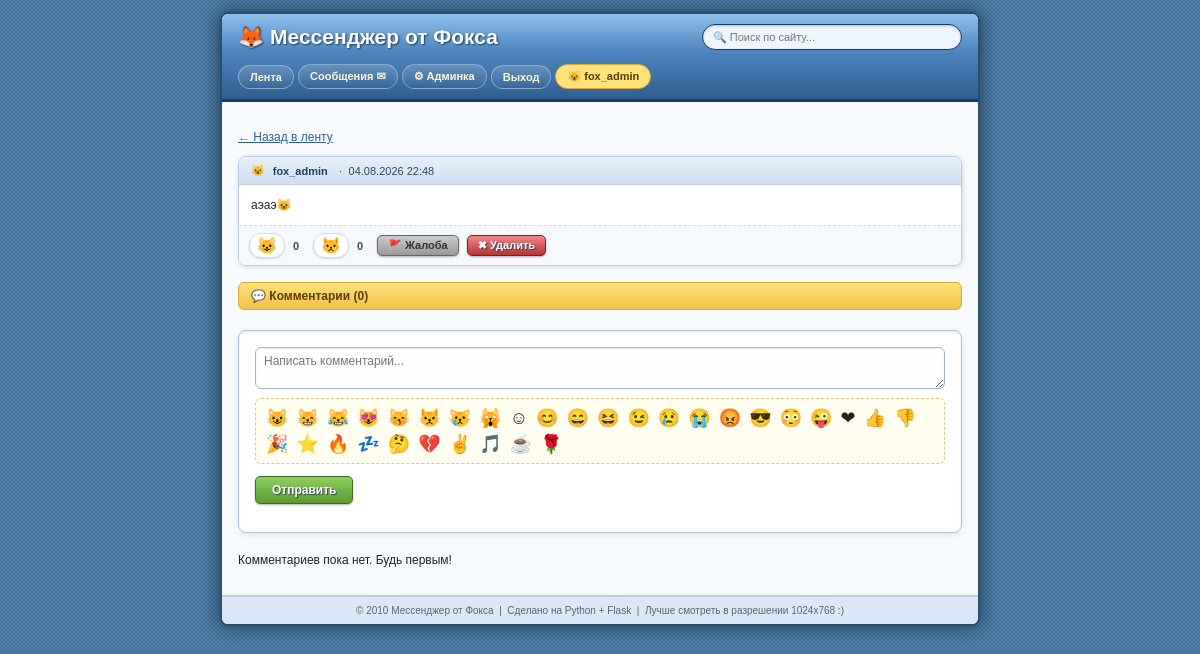
The app's page /post/1 (signed in) with its own data.
### app.py (models this page shows, shortened)
class User(db.Model, UserMixin):
    id = db.Column(db.Integer, primary_key=True)
    username = db.Column(db.String(64), unique=True, nullable=False)
    password_hash = db.Column(db.String(256), nullable=False)
    is_admin = db.Column(db.Boolean, default=False)
    created_at = db.Column(db.DateTime, default=datetime.utcnow)
    avatar_emoji = db.Column(db.String(8), default='😺')

class Post(db.Model):
    id = db.Column(db.Integer, primary_key=True)
    user_id = db.Column(db.Integer, db.ForeignKey('user.id'), nullable=False)
    text = db.Column(db.Text, nullable=False)
    timestamp = db.Column(db.DateTime, default=datetime.utcnow)
    author = db.relationship('User', backref='posts')

### app.py (the view)
@app.route('/post/<int:post_id>')
@login_required
def post_detail(post_id):
    post = Post.query.get_or_404(post_id)
    return render_template('post.html', post=post)

### app.py (called while the page is built)
@login_manager.user_loader
def load_user(user_id):
    return User.query.get(int(user_id))

def reaction_counts(post):
    likes = sum(1 for r in post.reactions if r.value == 1)
    dislikes = sum(1 for r in post.reactions if r.value == -1)
    return likes, dislikes

def user_reaction(post, user):
    if not user.is_authenticated:
        return None
    r = Reaction.query.filter_by(post_id=post.id, user_id=user.id).first()
    return r.value if r else None

@app.context_processor
def inject_globals():
    return dict(EMOJIS=EMOJIS)

### templates/post.html (shortened to what this page needs)
{% extends "base.html" %}
{% block content %}
<p><a href="{{ url_for('feed') }}">← Назад в ленту</a></p>
{% set likes, dislikes = reaction_counts(post) %}
{% set my_reaction = user_reaction(post, current_user) %}
<div class="post">
  <div class="post-header">
    {{ post.author.avatar_emoji }} <b>{{ post.author.username }}</b>
    &nbsp;·&nbsp; {{ post.timestamp.strftime('%d.%m.%Y %H:%M') }}
  </div>
  <div class="post-body">{{ post.text }}</div>
  <div class="post-footer">
    <a href="{{ url_for('react', post_id=post.id, value=1) }}" class="reaction-btn {% if my_reaction==1 %}active{% endif %}">😺</a>
    <span class="reaction-count">{{ likes }}</span>
    <a href="{{ url_for('react', post_id=post.id, value=-1) }}" class="reaction-btn {% if my_reaction==-1 %}active{% endif %}">😾</a>
    <span class="reaction-count">{{ dislikes }}</span>
    <form method="POST" action="{{ url_for('report_post', post_id=post.id) }}" style="display:inline;" onsubmit="return promptReport(this)">
      <button type="submit" class="btn btn-gray btn-small">🚩 Жалоба</button>
    </form>
    {% if current_user.is_admin or current_user.id == post.user_id %}
    <form method="POST" action="{{ url_for('delete_post', post_id=post.id) }}" style="display:inline;" onsubmit="return confirm('Удалить пост?');">
      <button type="submit" class="btn btn-red btn-small">✖ Удалить</button>
    </form>
    {% endif %}
  </div>
</div>
<div class="section-title">💬 Комментарии ({{ post.comments|length }})</div>
<form method="POST" action="{{ url_for('add_comment', post_id=post.id) }}" class="old-box" style="max-width:100%;">
  <textarea name="text" rows="2" placeholder="Написать комментарий..." required></textarea>
  <div class="emoji-picker">
    {% for e in EMOJIS %}<span onclick="addEmoji('{{ e }}')">{{ e }}</span>{% endfor %}
  </div>
  <p><input type="submit" value="Отправить"></p>
</form>
{% for c in post.comments %}
  <div class="comment">
    <b>{{ c.author.avatar_emoji }} {{ c.author.username }}</b>
    <span class="meta">{{ c.timestamp.strftime('%d.%m.%Y %H:%M') }}</span><br>
    {{ c.text }}
  </div>
{% else %}
  <p>Комментариев пока нет. Будь первым!</p>
{% endfor %}
{% endblock %}

### templates/base.html (shortened to what this page needs)
<!DOCTYPE html>
<html lang="ru">
<head>
<link rel="stylesheet" href="{{ url_for('static', filename='style.css') }}">
</head>
<body>
<div id="wrapper">
  <div id="header">
    <div class="topbar-inner">
      <div class="logo">🦊 Мессенджер от Фокса</div>
      <div class="searchbox">
        <input type="text" placeholder="🔍 Поиск по сайту...">
      </div>
      <div class="nav-links">
        {% if current_user.is_authenticated %}
          <a href="{{ url_for('feed') }}">Лента</a>
          <a href="{{ url_for('messages_list') }}">Сообщения ✉</a>
          {% if current_user.is_admin %}<a href="{{ url_for('admin_panel') }}">⚙ Админка</a>{% endif %}
          <a href="{{ url_for('logout') }}">Выход</a>
          <span class="userchip">{{ current_user.avatar_emoji }} {{ current_user.username }}</span>
        {% else %}
          <a href="{{ url_for('login') }}">Вход</a>
          <a href="{{ url_for('register') }}">Регистрация</a>
        {% endif %}
      </div>
    </div>
  </div>
  <div id="content">
    {% block content %}{% endblock %}
  </div>
  <div id="footer">
    © 2010 Мессенджер от Фокса &nbsp;|&nbsp; Сделано на Python + Flask &nbsp;|&nbsp; Лучше смотреть в разрешении 1024x768 :)
  </div>
</div>
</body>
</html>

### static/style.css (style rules this page uses)
* { box-sizing: border-box; }
body { margin: 0; padding: 0; font-family: Verdana, Tahoma, Geneva, sans-serif; font-size: 12px; color: #222; }
a { color: #2f5f92; }
#wrapper { max-width: 760px; margin: 12px auto; background: #f0f4f9; border: 2px solid #2b4e6f; border-radius: 8px; box-shadow: 0 0 18px rgba(0,0,0,0.55); overflow: hidden; }
#header { background: linear-gradient(to bottom, #8fc0ee 0%, #4d84bd 45%, #2f5f92 100%); border-bottom: 3px solid #1b3a5c; padding: 10px 16px; }
.topbar-inner { display: flex; align-items: center; justify-content: space-between; gap: 14px; flex-wrap: wrap; }
#header .logo { font-size: 21px; font-weight: bold; color: #fff; text-shadow: 1px 1px 2px #1b3a5c; font-family: "Comic Sans MS", Verdana, sans-serif; white-space: nowrap; }
.searchbox { flex: 1 1 160px; max-width: 260px; }
.searchbox input { width: 100%; padding: 6px 10px; border: 1px solid #1b3a5c; border-radius: 14px; background: #eef5fc; font-family: inherit; font-size: 11px; box-shadow: inset 0 1px 3px rgba(0,0,0,0.25); }
.nav-links { display: flex; align-items: center; gap: 4px; flex-wrap: wrap; }
.nav-links a { color: #fff8d6; font-weight: bold; text-decoration: none; background: linear-gradient(to bottom, rgba(255,255,255,0.18), rgba(255,255,255,0)); border: 1px solid rgba(255,255,255,0.35); padding: 5px 11px; border-radius: 14px; font-size: 11px; }
.nav-links .userchip { background: #ffe27a; color: #5a3d00; border: 1px solid #d8a838; padding: 5px 11px; border-radius: 14px; font-size: 11px; font-weight: bold; display: inline-flex; align-items: center; gap: 4px; }
#content { padding: 16px; min-height: 400px; background: #f7fafd; }
#footer { background: #dce8f5; padding: 8px; font-size: 10px; color: #567; border-top: 2px solid #b9cde3; text-align: center; }
.old-box { background: #ffffff; border: 1px solid #a8c3de; box-shadow: inset 0 1px 3px rgba(0,0,0,0.08), 0 2px 6px rgba(0,0,0,0.08); padding: 16px; max-width: 380px; margin: 20px auto; border-radius: 8px; }
.old-box input[type=text], .old-box input[type=password], textarea { width: 100%; padding: 6px 8px; border: 1px solid #9db6cf; background: #fdfefe; font-family: Verdana, Tahoma, sans-serif; font-size: 12px; border-radius: 6px; box-shadow: inset 0 1px 2px rgba(0,0,0,0.08); }
textarea { resize: vertical; }
.btn, button, input[type=submit] { display: inline-block; padding: 6px 16px; background: linear-gradient(to bottom, #8fcf5f 0%, #5a9c30 100%); border: 1px solid #3d6e1f; color: #fff; font-weight: bold; text-shadow: 1px 1px 1px #345; border-radius: 5px; cursor: pointer; font-size: 12px; box-shadow: 0 1px 2px rgba(0,0,0,0.3); text-decoration: none; }
.btn-red { background: linear-gradient(to bottom, #e88, #b33); border-color: #7a1f1f; }
.btn-gray { background: linear-gradient(to bottom, #ccc, #999); border-color: #666; color: #333; text-shadow: none; }
.btn-small { padding: 3px 10px; font-size: 11px; }
.post { background: #ffffff; border: 1px solid #b9cde3; border-radius: 8px; margin-bottom: 12px; box-shadow: 1px 1px 5px rgba(0,0,0,0.15); overflow: hidden; }
.post-header { background: linear-gradient(to bottom, #e7f0fa, #cfe0f2); padding: 7px 12px; border-bottom: 1px solid #b9cde3; font-size: 11px; color: #345; display: flex; align-items: center; gap: 8px; flex-wrap: wrap; }
.post-header b { color: #1c3f66; }
.post-body { padding: 11px 12px; white-space: pre-wrap; word-wrap: break-word; line-height: 1.5; }
.post-footer { padding: 7px 10px; border-top: 1px dashed #cddcec; background: #f5f9fd; font-size: 11px; display: flex; align-items: center; gap: 8px; flex-wrap: wrap; }
.reaction-btn { background: #fff; border: 1px solid #cddcec; font-size: 16px; cursor: pointer; padding: 2px 7px; text-shadow: none; box-shadow: 0 1px 2px rgba(0,0,0,0.12); border-radius: 12px; text-decoration: none; display: inline-block; }
.reaction-count { font-weight: bold; color: #444; margin-right: 6px; }
.emoji-picker { background: #fffdf0; border: 1px dashed #e0c87a; padding: 6px; margin: 6px 0; border-radius: 6px; }
.emoji-picker span { cursor: pointer; font-size: 18px; padding: 2px 4px; display: inline-block; }
.section-title { background: linear-gradient(to bottom, #ffe27a, #f0c04a); border: 1px solid #d8a838; padding: 6px 12px; font-weight: bold; color: #5a3d00; border-radius: 6px; margin: 16px 0 10px 0; }

### records on screen
User: avatar_emoji "😺", username "fox_admin", author.avatar_emoji "😺", author.username "fox_admin"
Post: timestamp "04.08.2026 22:48", text "аэаэ😺"

### other values on screen
{{ likes }} "0"
{{ dislikes }} "0"
{{ post.comments|length }} "0"
{{ e }} "😺" "😸" "😹" "😻" "😽" "😾" "😿" "🙀" "☺" "😊" "😄" "😆" "😉" "😢" "😭" "😡" "😎" "😳" "😜" "❤" "👍" "👎" "🎉" "⭐" "🔥" "💤" "🤔" "💔" "✌" "🎵" "☕" "🌹"
